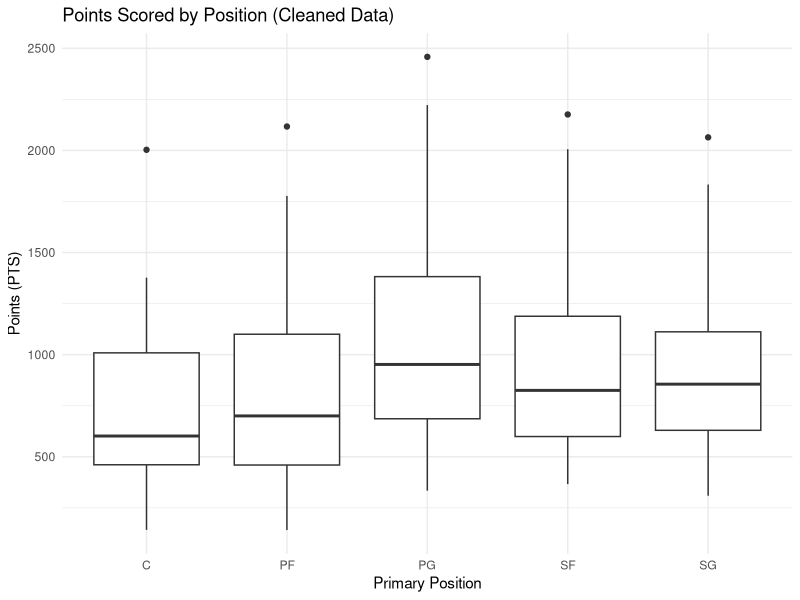

Write R code to recreate this figure.
# Load necessary packages
library(dplyr)
library(ggplot2)

# Load the dataset
data <- read.csv("data/DataSet.csv")

# Step 1: Create a Primary_Position column by extracting the first listed position
data <- data %>%
  mutate(Primary_Position = sapply(strsplit(as.character(Positions), ","), `[`, 1))

# Step 2: Remove any leading or trailing whitespace in the Primary_Position column
data$Primary_Position <- trimws(data$Primary_Position)

# Step 3: Summarize points by primary position after cleaning
summary_stats_clean <- data %>%
  group_by(Primary_Position) %>%
  summarize(mean_pts = mean(PTS, na.rm = TRUE),
            sd_pts = sd(PTS, na.rm = TRUE),
            count = n())
print(summary_stats_clean)

# Step 4: Perform ANOVA test
anova_result_clean <- aov(PTS ~ Primary_Position, data = data)
summary(anova_result_clean)

# Step 5: Post-hoc analysis with Tukey's HSD test
tukey_result_clean <- TukeyHSD(anova_result_clean)
print(tukey_result_clean)

# Step 6: Create a boxplot for points by primary position (cleaned data)
ggplot(data, aes(x = Primary_Position, y = PTS)) +
  geom_boxplot() +
  labs(title = "Points Scored by Position (Cleaned Data)",
       x = "Primary Position",
       y = "Points (PTS)") +
  theme_minimal()
